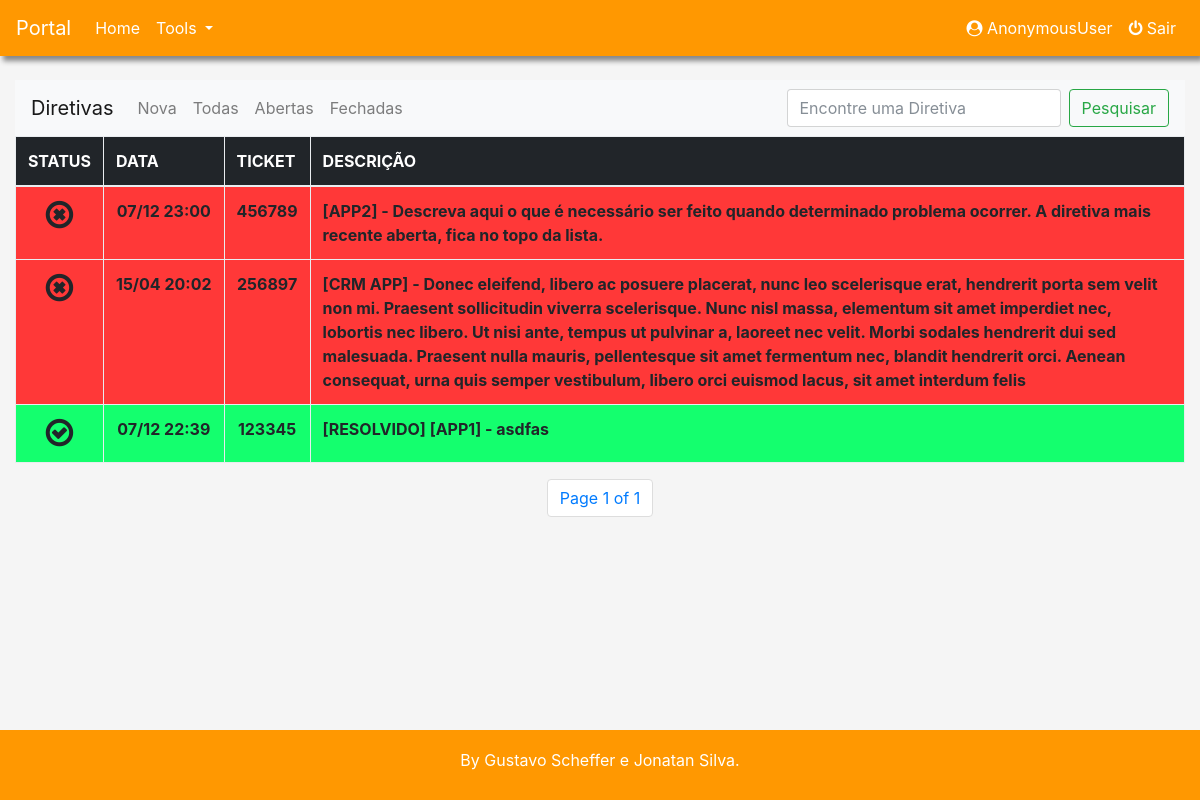
Before: /diretivas/ with the older database file.
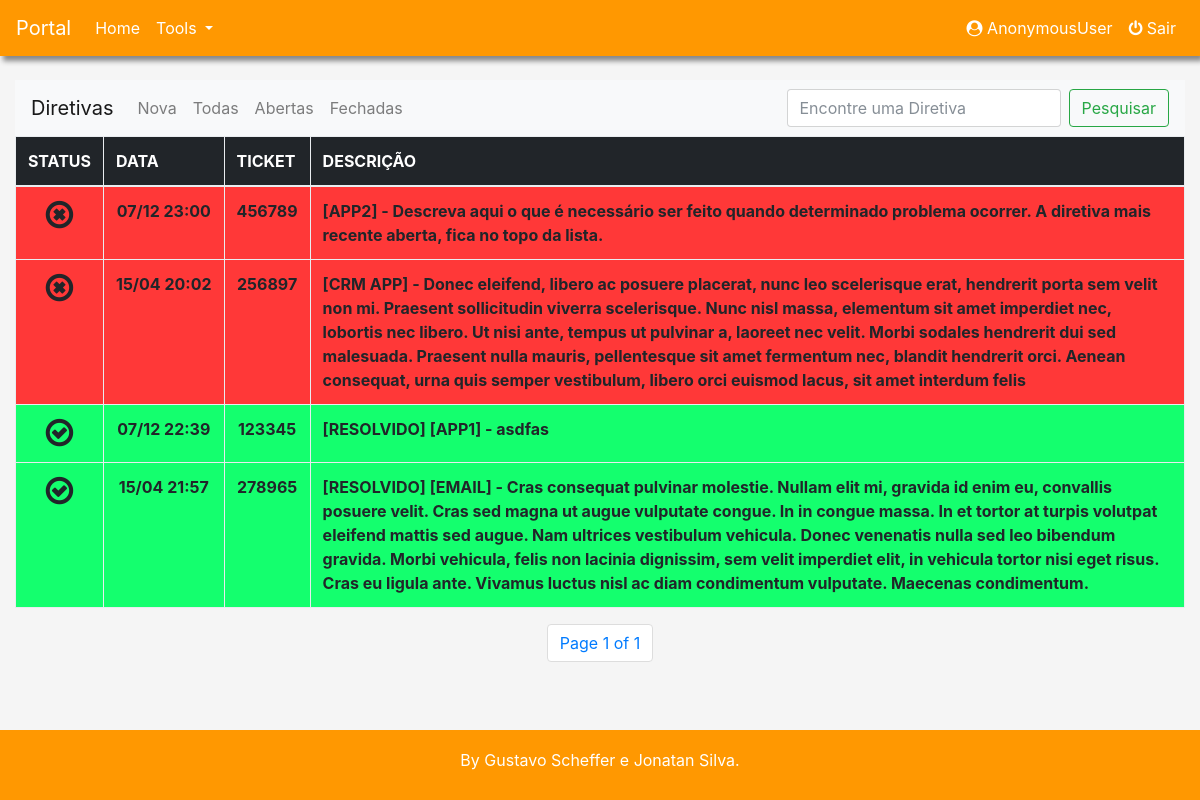
After: the same page with the newer database file.
### diretiva/models.py (models this page shows, shortened)
class Diretiva(models.Model):
    date_entry = models.DateTimeField(auto_now_add=True)  # em prod usar o auto_now_add
    status = models.BooleanField(blank=False, default=False)
    main_ticket = models.TextField(max_length=6, blank=False)
    product = models.CharField(blank=False, max_length=30)
    description = models.TextField(blank=False, max_length=500)
    date_update = models.DateTimeField(auto_now=True)  # em prod usar o auto_now
    date_closed = models.DateTimeField(null=True)
    class Meta:
        ordering = ['status', 'date_entry']

### diretiva/views.py (the view)
# urls.py: url(r'diretivas/$', views.home, name='diretiva_home'),
def home(request):
    diretiva_list = Diretiva.objects.all()
    paginator = Paginator(diretiva_list, 7)
    user_idc = request.user
    page = request.GET.get('page')
    try:
        diretivas = paginator.page(page)
    except PageNotAnInteger:
        diretivas = paginator.page(1)
    except EmptyPage:
        diretivas = paginator.page(paginator.num_pages)
    context = {'diretivas': diretivas, 'username': user_idc}
    return render(request, 'diretiva/index.html', context)

### diretiva/templates/diretiva/index.html (shortened to what this page needs)
{% extends "portal/base.html" %}
{% block content %}
<nav class="navbar navbar-expand-lg navbar-light bg-light">
  <a class="navbar-brand" href="/diretivas/">Diretivas</a>
  <div class="collapse navbar-collapse" id="navbarTogglerDemo02">
    <ul class="navbar-nav mr-auto mt-2 mt-lg-0">
      <li class="nav-item">
        <a class="nav-link" href="/diretivas/create/">Nova</a>
      </li>
      <li class="nav-item ">
        <a class="nav-link" href="/diretivas/all/">Todas</a>
      </li>
       <li class="nav-item">
        <a class="nav-link" href="/diretivas/abertas/">Abertas</a>
      </li>
       <li class="nav-item">
        <a class="nav-link" href="/diretivas/fechadas/">Fechadas</a>
      </li>
    </ul>
    <form class="form-inline my-2 my-lg-0">
      <input class="form-control mr-sm-2" type="text" placeholder="Encontre uma Diretiva">
      <button class="btn btn-outline-success my-2 my-sm-0" type="submit">Pesquisar</button>
    </form>
  </div>
</nav>
   <table id="diretiva-table" class="table table-responsive table-hover table-bordered">
      <thead class="thead-inverse">
         <tr>
            <th>STATUS</th>
            <th>DATA</th>
            <th>TICKET</th>
            <th>DESCRIÇÃO</th>
         </tr>
      </thead>
      <tbody>
      {% for diretiva in diretivas%}
         {% if diretiva.status %}
            <tr id="id_diretiva"
                class="primary"
                data-id="{{diretiva.id}}"
                data-status="Fechada"
                data-date_entry="{{diretiva.date_entry|date:'d/m H:i'}}"
                data-main_ticket="{{diretiva.main_ticket}}"
                data-product="{{diretiva.product}}"
                data-description="{{diretiva.description}}"
                data-date_update="{{diretiva.date_update|date:'d/m H:i'}}"
                data-date_closed="{{diretiva.date_closed|date:'d/m H:i'}}"
                data-toggle="modal"
                data-target="#exampleModal">
         {% else %}
            <tr id="id_diretiva"
                class="danger"
                data-id="{{diretiva.id}}"
                data-status="Aberta"
                data-date_entry="{{diretiva.date_entry|date:'d/m H:i'}}"
                data-main_ticket="{{diretiva.main_ticket|stringformat:'02d'}}"
                data-product="{{diretiva.product}}"
                data-description="{{diretiva.description}}"
                data-date_update="{{diretiva.date_update|date:'d/m H:i'}}"
                data-date_closed="{{diretiva.date_closed|date:'d/m H:i'}}"
                data-toggle="modal"
                data-target="#exampleModal">
         {% endif %}
		      <td id="icon">
               {% if diretiva.status %}
                  <i class="fa fa-check-circle-o  fa-2x" aria-hidden="true"></i>
               {%else%}
                  <i class="fa fa-times-circle-o  fa-2x" aria-hidden="true"></i>
               {% endif %}
            </td>
		      <td id="data_abertura">{{diretiva.date_entry|date:"d/m"}}&nbsp;{{diretiva.date_entry|date:"H:i"}}</td>
		      <td id="ticket">{{diretiva.main_ticket}}</td>
		      <td>
               {% if diretiva.status %}
                  [RESOLVIDO]
               {%endif%}
                  [{{diretiva.product|upper}}]&nbsp;-&nbsp;{{diretiva.description}}
            </td>
	      </tr>
      {% endfor %}
      </tbody>
   </table>
   <nav aria-label="diretiva-navigation">
     <ul class="pagination justify-content-center">
        {% if diretivas.number %}
            <li class="page-item"><a class="page-link" href="#">Page {{diretivas.number}} of {{diretivas.paginator.num_pages}}</a></li>
        {% endif %}
     </ul>
   </nav>
{% endblock %}

### portal/templates/portal/base.html (shortened to what this page needs)
<!DOCTYPE html>
<html>
<head>
    {% load static %}
    <link rel="stylesheet" href="{% static 'portal/bootstrap4/css/bootstrap.css' %}">
    <link rel="stylesheet" href="{% static 'portal/font-awesome/css/font-awesome.css' %}">
    <link rel="stylesheet" href="{% static 'portal/css/custom.css' %}">
    <link rel="stylesheet" href="{% static 'portal/css/principal.css' %}">
</head>
<body>
    <nav id="nav-portal-fix" class="navbar fixed-top navbar-expand-lg">
        <a class="navbar-brand" href="/home">
            Portal
        </a>
        <div class="collapse navbar-collapse" id="navbarTogglerDemo01">
            <ul class="navbar-nav mr-auto mt-2 mt-lg-0">
                <li class="nav-item active">
                    <a class="nav-link" href="/home">Home <span class="sr-only">(current)</span></a>
                </li>
                <li class="nav-item dropdown">
                    <a class="nav-link dropdown-toggle" href="#" id="navbarDropdownMenuLink" data-toggle="dropdown" aria-haspopup="true" aria-expanded="false">
                        Tools
                    </a>
                </li>
            </ul>
            <ul class="navbar-nav my-2 my-lg-0">
                <li class="nav-item ">
                    <a class="nav-link" href="#">
                        <i class="fa fa-user-circle" aria-hidden="true"></i>
                        <span>{{ username }}</span>
                    </a>
                </li>
                <li class="nav-item ">
                    <a class="nav-link" href="/logout_portal">
                        <i class="fa fa-power-off" aria-hidden="true"></i>
                        <span>Sair</span>
                    </a>
                </li>
            </ul>
        </div>
    </nav>
    <section id="section-portal-fix" class="container-fluid">
        {% block content %}
        {% endblock %}
    </section >
    <footer class="footer ">
        <div class="container text-center">
            <span>
                By Gustavo Scheffer e Jonatan Silva.
            </span>
        </div>
    </footer>
</body>
</html>

### diretiva/static/portal/css/custom.css (style rules this page uses)
table#diretiva-table { font-size: 1em; font-weight: bold; }
table#diretiva-table tr.primary { background-color: hsl(143, 100%, 54%); cursor: pointer; }
table#diretiva-table tr.danger { background-color: hsl(0, 100%, 61%); cursor: pointer; }
table#diretiva-table td#icon, td#data_abertura, td#ticket { text-align: center; }

### diretiva/static/portal/css/principal.css (style rules this page uses)
#nav-portal-fix { box-shadow: 3px 5px 5px #888888; background-color: #ff9801; }
#nav-portal-fix a { color: white !important; border-radius: 5px; }
#section-portal-fix { margin-top: 80px; margin-bottom:80px; }
html { position: relative; min-height: 100%; }
.footer { position: absolute; bottom: 0; width: 100%; height: 70px; line-height: 60px; background-color: #ff9801; color: white; }
body { margin-bottom: 60px; background-color: #f5f5f5; font-family: BlinkMacSystemFont, -apple-system, "Segoe UI", "Roboto", "Oxygen", "Ubuntu", "Cantarell", "Fira Sans", "Droid Sans", "Helvetica Neue", "Helvetica", "Arial", sans-serif; }

Changed rows visible on the page:
added Diretiva: status True (drawn), date_entry "15/04", date_entry "21:57", main_ticket "278965", product "EMAIL", description "Cras consequat pulvinar molestie. Nullam elit mi, gravida id enim eu, convallis posuere velit. Cras sed magna ut augue vulputate congue. In in congue massa. In et tortor at turpis volutpat eleifend mattis sed augue. Nam ultrices vestibulum vehicula. Donec venenatis nulla sed leo bibendum gravida. Morbi vehicula, felis non lacinia dignissim, sem velit imperdiet elit, in vehicula tortor nisi eget risus. Cras eu ligula ante. Vivamus luctus nisl ac diam condimentum vulputate. Maecenas condimentum."
